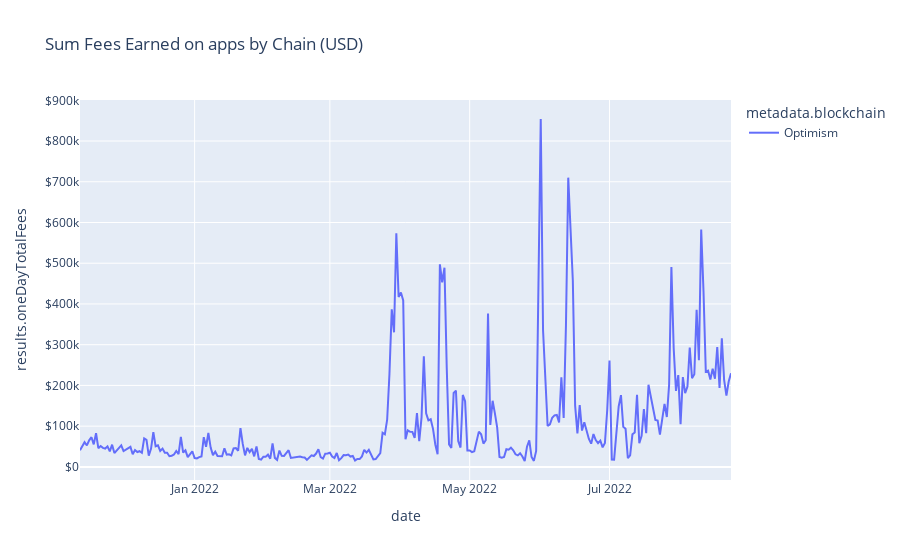

Here is the notebook cell this chart was saved with:
### Code cell
fig_chain_30d = px.line(data_fdf_chain, x="date", y="results.oneDayTotalFees", color = "metadata.blockchain", title = 'Sum Fees Earned on apps by Chain (USD)')
fig_chain_30d.update_layout(yaxis_tickprefix = '$')
fig_chain_30d.show()

### Figure 1 — Plotly figure (JSON) as saved in the notebook; plotly's stock layout.template omitted (floating-point values rounded to 4 significant figures; data arrays with more than 128 entries replaced by an {"elided": "..."} marker saying what was removed)
{"data": [{"hovertemplate": "metadata.blockchain=Optimism<br>date=%{x}<br>results.oneDayTotalFees=%{y}<extra></extra>", "legendgroup": "Optimism", "line": {"color": "#636efa", "dash": "solid"}, "mode": "lines", "name": "Optimism", "orientation": "v", "showlegend": true, "type": "scatter", "x": {"elided": "285 str values"}, "xaxis": "x", "y": {"elided": "285 float values"}, "yaxis": "y"}], "layout": {"legend": {"title": {"text": "metadata.blockchain"}, "tracegroupgap": 0}, "title": {"text": "Sum Fees Earned on apps by Chain (USD)"}, "xaxis": {"anchor": "y", "domain": [0, 1], "title": {"text": "date"}}, "yaxis": {"anchor": "x", "domain": [0, 1], "tickprefix": "$", "title": {"text": "results.oneDayTotalFees"}}}}
